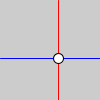
Frame 1 (no input)
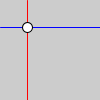
Frame 60 (the mouse pressed at the canvas centre just before this capture)
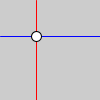
Frame 120 (the mouse held since frame 60 and released just before this capture)

The Processing sketch that drew these frames (run headless with seeded random() and noise(); from frame 60 on, the mouse is pressed at the canvas centre):

// Processing sketch: noise_03
// ── noise_03.pde
float xoff = 0.0;
float yoff = 0.0;

void setup() {
}

// update
void draw() {
  background(204);

  xoff = xoff + 0.05;
  yoff = yoff + 0.05;

  float x1 = noise(xoff)*width;
  float y1 = noise(yoff)*height;

  stroke(255, 0, 0);
  line(x1, 0, x1, height); //red

  stroke(0, 0, 255);
  line(0, y1, width, y1); // blue

  stroke(0);
  ellipse(x1, y1, 10, 10);

}
